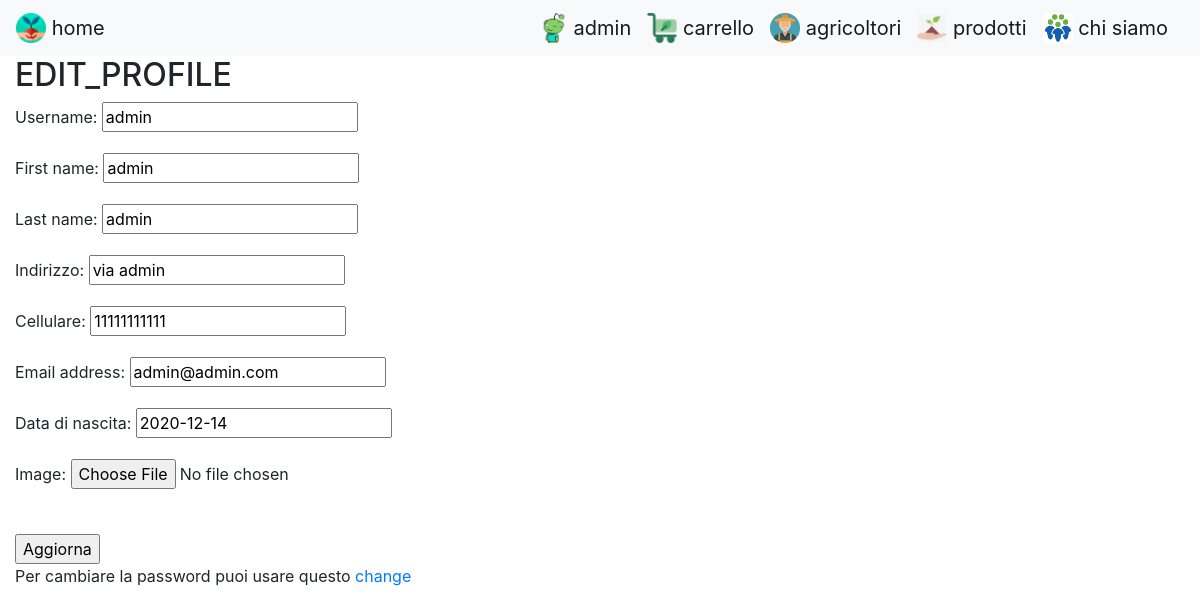
The page /piantala/accounts/edit/ (signed in) on the database its author committed.
### piantala/models.py (models this page shows, shortened)
class ProfileUser(AbstractUser):
    image = models.ImageField(upload_to="profile_image" , null=True, blank=True, default='/static/images/favicon.ico')
    cellulare = models.CharField(max_length=15,default='')
    indirizzo = models.CharField(max_length=100,default='')
    data_di_nascita= models.DateField(null=True, blank=True)

### piantala/views.py (the view)
# urls.py: path('accounts/edit/', views.edit_profile, name= 'edit_profile'),
@login_required()
def edit_profile(request):
    if request.method == 'POST':
        form = UserChangeForm(instance=request.user,data=request.POST,files=request.FILES)
        if form.is_valid():
            form.save()
            messages.success(request, 'I dati sono stati salvati correttamente')
            return redirect(reverse('dashboard'))
        else:
            messages.warning(request, 'username già presente nel sistema')
            return redirect('edit_profile')
    elif request.method == "GET":
        form = UserChangeForm(instance=request.user)
        args = {'form': form}
        return render(request, 'registration/edit_profile.html', args)

### piantala/forms.py
class UserChangeForm(UserChangeForm):
    template_name='/accounts/edit_profile'
    data_di_nascita = forms.DateField()
    password = None
    class Meta:
        model = ProfileUser
        fields = (
            'username',
            'first_name',
            'last_name',
            'indirizzo',
            'cellulare',
            'email',
            'data_di_nascita',
            'image'
                     )
        help_texts = {
            'username': None,
        }

### piantala/templates/registration/edit_profile.html (shortened to what this page needs)
{% extends "navbar.html" %}
{% load crispy_forms_tags %}
{% block content %}
<h2>EDIT_PROFILE</h2>
<form method="post" enctype="multipart/form-data">
    {{form.as_p}}</br>
    <input type="submit" value="Aggiorna">
</form>
Per cambiare la password puoi usare questo <a href="{% url 'index' %}">change</a>
{% endblock %}

### piantala/templates/navbar.html (shortened to what this page needs)
<!DOCTYPE html>
<html lang="en">
<head>
  <link rel="stylesheet" href="https://maxcdn.bootstrapcdn.com/bootstrap/4.0.0/css/bootstrap.min.css">
  {% load static %}
  <link rel="stylesheet" href="{% static 'css/styles.css' %}">
  {% load static %}
</head>
<body>
  <nav class="navbar navbar-expand-lg navbar-light bg-light">
    <div class="collapse navbar-collapse" id="navbarTogglerDemo01">
      <a class="navbar-brand" href="{% url 'index' %}">
        {% load static %}
        <img src="{% static 'images/logo-piantala.png' %}" width="30" height="30" class="d-inline-block align-top" alt="logo-piantala">
        home
      </a>
      <ul class="navbar-nav ml-auto mt-2 mt-lg-0">
        {% if user.is_authenticated %}
        <li class="nav-item dropdown">
          <a class="navbar-brand" href="#" id="navbarDropdown" role="button" data-toggle="dropdown" aria-haspopup="true" aria-expanded="false">
            {% load static %}
            <img src="{% static 'images/profile-piantala2.png' %}" width="30" height="30" class="d-inline-block align-top" alt="##">
            {{ user.username}}
          </a>
        </li>
        {% else %}
            {% load static %}
        {% endif %}
        <li class="nav-item">
          <a class="navbar-brand" href="{% url 'index' %}">
            {% load static %}
            <img src="{% static 'images/cart-piantala.png' %}" width="30" height="30" class="d-inline-block align-top" alt="##">
            carrello
          </a>
        </li>
        <li class="nav-item">
          <a class="navbar-brand" href="{% url 'farmers' %}">
            {% load static %}
            <img src="{% static 'images/farmer-logo.png' %}" width="30" height="30" class="d-inline-block align-top" alt="logo-farmer">
            agricoltori
          </a>
        </li>
        <li class="nav-item">
          <a class="navbar-brand" href="{% url 'products' %}">
            {% load static %}
            <img src="{% static 'images/product-piantala2.png' %}" width="30" height="30" class="d-inline-block align-top" alt="logo-basket">
            prodotti
          </a>
        </li>
        <li class="nav-item">
          <a class="navbar-brand" href="{% url 'about_us' %}">
            {% load static %}
            <img src="{% static 'images/about-us.png' %}" width="30" height="30" class="d-inline-block align-top" alt="logo-basket">
            chi siamo
          </a>
        </li>
      </ul>
    </div>
  </nav>
      <div class="col-sm-10 ">{% block content %}{% endblock %}</div>
</body>
</html>

### rows shown on the page
ProfileUser: username "admin", first_name "admin", last_name "admin", indirizzo "via admin", cellulare "11111111111", email "admin@admin.com", data_di_nascita "2020-12-14"
